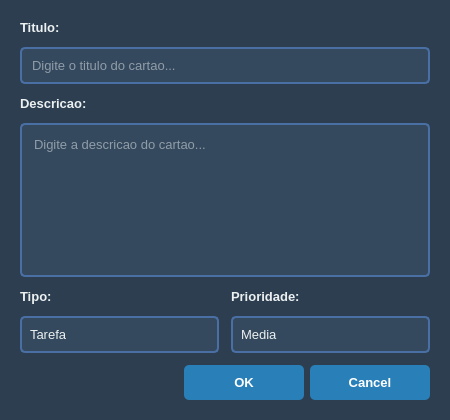
<?xml version="1.0" encoding="UTF-8"?>
<ui version="4.0">
 <class>CardDialog</class>
 <widget class="QDialog" name="CardDialog">
  <property name="geometry">
   <rect>
    <x>0</x>
    <y>0</y>
    <width>450</width>
    <height>420</height>
   </rect>
  </property>
  <property name="windowTitle">
   <string>Novo Cartao</string>
  </property>
  <property name="modal">
   <bool>true</bool>
  </property>
  <property name="styleSheet">
   <string notr="true">
QDialog {
  background-color: #2C3E50;
}
QLabel {
  color: #ECF0F1;
  font-size: 13px;
  font-weight: bold;
}
QLineEdit {
  background-color: #34495E;
  border: 2px solid #4A6FA5;
  border-radius: 5px;
  padding: 8px;
  color: #ECF0F1;
  font-size: 13px;
}
QLineEdit:focus {
  border-color: #5DADE2;
}
QTextEdit {
  background-color: #34495E;
  border: 2px solid #4A6FA5;
  border-radius: 5px;
  padding: 8px;
  color: #ECF0F1;
  font-size: 13px;
}
QTextEdit:focus {
  border-color: #5DADE2;
}
QComboBox {
  background-color: #34495E;
  border: 2px solid #4A6FA5;
  border-radius: 5px;
  padding: 8px;
  color: #ECF0F1;
  font-size: 13px;
  min-width: 120px;
}
QComboBox:focus {
  border-color: #5DADE2;
}
QComboBox::drop-down {
  border: none;
  width: 30px;
}
QComboBox QAbstractItemView {
  background-color: #34495E;
  color: #ECF0F1;
  selection-background-color: #5DADE2;
}
QPushButton {
  background-color: #2980B9;
  color: white;
  border: none;
  border-radius: 5px;
  padding: 10px 20px;
  font-weight: bold;
  font-size: 13px;
  min-width: 80px;
}
QPushButton:hover {
  background-color: #3498DB;
}
QPushButton:pressed {
  background-color: #21618C;
}
   </string>
  </property>
  <layout class="QVBoxLayout" name="verticalLayout">
   <property name="spacing">
    <number>12</number>
   </property>
   <property name="leftMargin">
    <number>20</number>
   </property>
   <property name="topMargin">
    <number>20</number>
   </property>
   <property name="rightMargin">
    <number>20</number>
   </property>
   <property name="bottomMargin">
    <number>20</number>
   </property>
   <item>
    <widget class="QLabel" name="labelTitle">
     <property name="text">
      <string>Titulo:</string>
     </property>
    </widget>
   </item>
   <item>
    <widget class="QLineEdit" name="inputTitle">
     <property name="placeholderText">
      <string>Digite o titulo do cartao...</string>
     </property>
     <property name="maxLength">
      <number>100</number>
     </property>
    </widget>
   </item>
   <item>
    <widget class="QLabel" name="labelDescription">
     <property name="text">
      <string>Descricao:</string>
     </property>
    </widget>
   </item>
   <item>
    <widget class="QTextEdit" name="inputDescription">
     <property name="placeholderText">
      <string>Digite a descricao do cartao...</string>
     </property>
    </widget>
   </item>
   <item>
    <layout class="QHBoxLayout" name="horizontalLayoutCombos">
     <item>
      <layout class="QVBoxLayout" name="verticalLayoutType">
       <item>
        <widget class="QLabel" name="labelType">
         <property name="text">
          <string>Tipo:</string>
         </property>
        </widget>
       </item>
       <item>
        <widget class="QComboBox" name="comboType">
         <item>
          <property name="text">
           <string>Tarefa</string>
          </property>
         </item>
         <item>
          <property name="text">
           <string>Bug</string>
          </property>
         </item>
         <item>
          <property name="text">
           <string>Melhoria</string>
          </property>
         </item>
        </widget>
       </item>
      </layout>
     </item>
     <item>
      <layout class="QVBoxLayout" name="verticalLayoutPriority">
       <item>
        <widget class="QLabel" name="labelPriority">
         <property name="text">
          <string>Prioridade:</string>
         </property>
        </widget>
       </item>
       <item>
        <widget class="QComboBox" name="comboPriority">
         <property name="currentIndex">
          <number>1</number>
         </property>
         <item>
          <property name="text">
           <string>Baixa</string>
          </property>
         </item>
         <item>
          <property name="text">
           <string>Media</string>
          </property>
         </item>
         <item>
          <property name="text">
           <string>Alta</string>
          </property>
         </item>
        </widget>
       </item>
      </layout>
     </item>
    </layout>
   </item>
   <item>
    <spacer name="verticalSpacer">
     <property name="orientation">
      <enum>Qt::Vertical</enum>
     </property>
     <property name="sizeHint" stdset="0">
      <size>
       <width>20</width>
       <height>10</height>
      </size>
     </property>
    </spacer>
   </item>
   <item>
    <widget class="QDialogButtonBox" name="buttonBox">
     <property name="standardButtons">
      <set>QDialogButtonBox::Cancel|QDialogButtonBox::Ok</set>
     </property>
    </widget>
   </item>
  </layout>
 </widget>
 <resources/>
 <connections/>
</ui>
